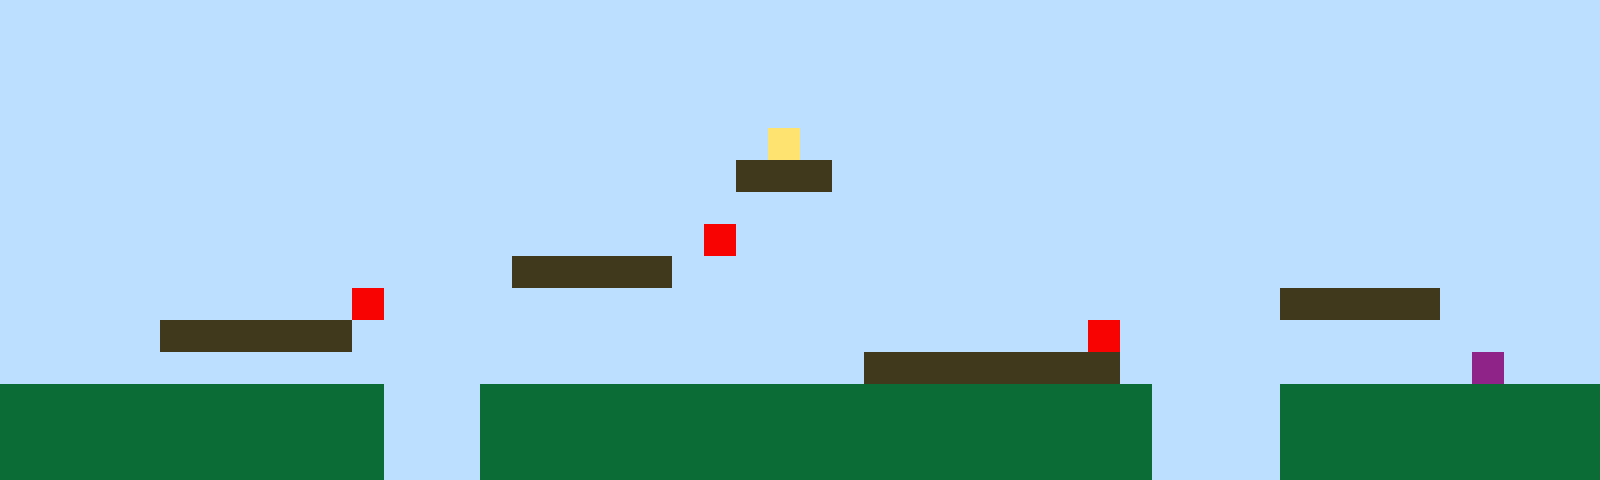

Below is a game level as drawn by its tile map, then a one-line description and the .tmx file that defines it, in full:
An orthogonal 50x15 tile map with 32x32 px tiles, 1 tile layer (Tile Layer 1).

<map version="1.10" tiledversion="1.11.2" orientation="orthogonal" renderorder="right-up" width="50" height="15" tilewidth="32" tileheight="32" infinite="0" nextlayerid="2" nextobjectid="1"><editorsettings><export target="map1.csv" format="csv" /></editorsettings><tileset firstgid="1" name="sprites" tilewidth="32" tileheight="32" tilecount="6" columns="3"><image source="sprites.png" width="96" height="64" /></tileset><layer id="1" name="Tile Layer 1" width="50" height="15"><data encoding="csv">1,1,1,1,1,1,1,1,1,1,1,1,1,1,1,1,1,1,1,1,1,1,1,1,1,1,1,1,1,1,1,1,1,1,1,1,1,1,1,1,1,1,1,1,1,1,1,1,1,1,1,1,1,1,1,1,1,1,1,1,1,1,1,1,1,1,1,1,1,1,1,1,1,1,1,1,1,1,1,1,1,1,1,1,1,1,1,1,1,1,1,1,1,1,1,1,1,1,1,1,1,1,1,1,1,1,1,1,1,1,1,1,1,1,1,1,1,1,1,1,1,1,1,1,1,1,1,1,1,1,1,1,1,1,1,1,1,1,1,1,1,1,1,1,1,1,1,1,1,1,1,1,1,1,1,1,1,1,1,1,1,1,1,1,1,1,1,1,1,1,1,1,1,1,1,1,1,1,1,1,1,1,1,1,1,1,1,1,1,1,1,1,1,1,1,1,1,1,1,1,1,1,1,1,1,1,1,1,1,1,1,1,1,1,1,1,1,1,1,1,1,1,1,1,4,1,1,1,1,1,1,1,1,1,1,1,1,1,1,1,1,1,1,1,1,1,1,1,1,1,1,1,1,1,1,1,1,1,1,1,1,1,1,1,1,1,1,1,1,1,1,1,1,3,3,3,1,1,1,1,1,1,1,1,1,1,1,1,1,1,1,1,1,1,1,1,1,1,1,1,1,1,1,1,1,1,1,1,1,1,1,1,1,1,1,1,1,1,1,1,1,1,1,1,1,1,1,1,1,1,1,1,1,1,1,1,1,1,1,1,1,1,1,1,1,1,1,1,1,1,1,1,1,1,1,1,1,1,1,1,1,1,1,1,1,1,1,1,1,1,1,1,5,1,1,1,1,1,1,1,1,1,1,1,1,1,1,1,1,1,1,1,1,1,1,1,1,1,1,1,1,1,1,1,1,1,1,1,1,1,1,1,1,1,1,1,3,3,3,3,3,1,1,1,1,1,1,1,1,1,1,1,1,1,1,1,1,1,1,1,1,1,1,1,1,1,1,1,1,1,1,1,1,1,1,1,1,1,1,1,1,5,1,1,1,1,1,1,1,1,1,1,1,1,1,1,1,1,1,1,1,1,1,1,1,1,1,1,1,1,3,3,3,3,3,1,1,1,1,1,1,1,1,1,1,3,3,3,3,3,3,1,1,1,1,1,1,1,1,1,1,1,1,1,1,1,1,1,1,1,1,1,1,1,5,1,1,1,1,1,1,1,1,1,1,1,1,1,1,1,1,1,1,1,1,1,1,1,1,1,1,1,1,1,1,1,1,1,1,1,1,1,1,1,1,1,1,3,3,3,3,3,3,3,3,1,1,1,1,1,1,1,1,1,1,1,6,1,1,1,2,2,2,2,2,2,2,2,2,2,2,2,1,1,1,2,2,2,2,2,2,2,2,2,2,2,2,2,2,2,2,2,2,2,2,2,1,1,1,1,2,2,2,2,2,2,2,2,2,2,2,2,2,2,2,2,2,2,2,2,2,2,1,1,1,2,2,2,2,2,2,2,2,2,2,2,2,2,2,2,2,2,2,2,2,2,1,1,1,1,2,2,2,2,2,2,2,2,2,2,2,2,2,2,2,2,2,2,2,2,2,2,1,1,1,2,2,2,2,2,2,2,2,2,2,2,2,2,2,2,2,2,2,2,2,2,1,1,1,1,2,2,2,2,2,2,2,2,2,2</data></layer></map>
